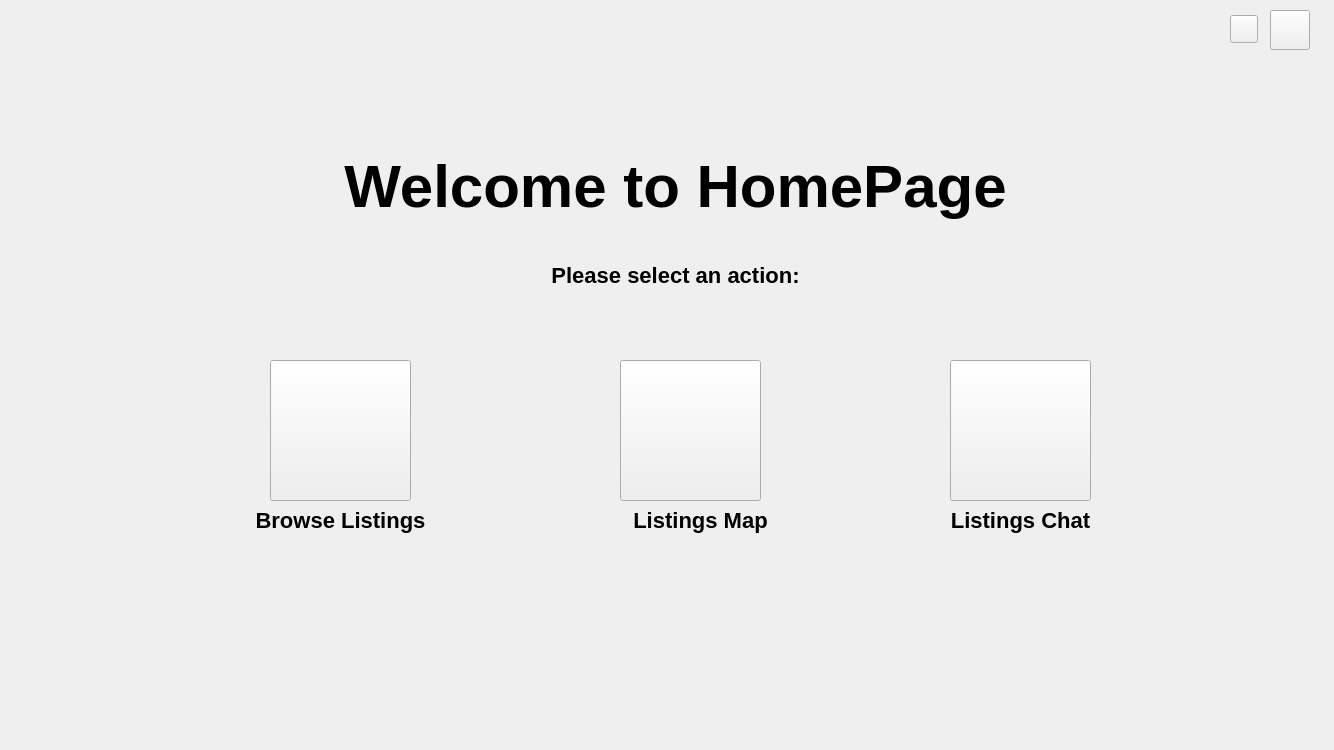
<?xml version="1.0" encoding="UTF-8"?>
<ui version="4.0">
 <class>MainSystem</class>
 <widget class="QWidget" name="MainSystem">
  <property name="geometry">
   <rect>
    <x>0</x>
    <y>0</y>
    <width>1334</width>
    <height>750</height>
   </rect>
  </property>
  <property name="windowTitle">
   <string>Form</string>
  </property>
  <widget class="QWidget" name="widget" native="true">
   <property name="geometry">
    <rect>
     <x>0</x>
     <y>0</y>
     <width>1334</width>
     <height>750</height>
    </rect>
   </property>
   <property name="styleSheet">
    <string notr="true"/>
   </property>
   <widget class="QPushButton" name="closedBtn">
    <property name="geometry">
     <rect>
      <x>1270</x>
      <y>10</y>
      <width>40</width>
      <height>40</height>
     </rect>
    </property>
    <property name="cursor">
     <cursorShape>PointingHandCursor</cursorShape>
    </property>
    <property name="styleSheet">
     <string notr="true">border-image: url(:/img/close.png);</string>
    </property>
    <property name="text">
     <string/>
    </property>
   </widget>
   <widget class="QPushButton" name="logoutBtn">
    <property name="geometry">
     <rect>
      <x>1230</x>
      <y>15</y>
      <width>28</width>
      <height>28</height>
     </rect>
    </property>
    <property name="cursor">
     <cursorShape>PointingHandCursor</cursorShape>
    </property>
    <property name="styleSheet">
     <string notr="true">border-image: url(:/img/logout.png);</string>
    </property>
    <property name="text">
     <string/>
    </property>
   </widget>
   <widget class="QPushButton" name="browseBtn">
    <property name="geometry">
     <rect>
      <x>270</x>
      <y>360</y>
      <width>141</width>
      <height>141</height>
     </rect>
    </property>
    <property name="cursor">
     <cursorShape>PointingHandCursor</cursorShape>
    </property>
    <property name="styleSheet">
     <string notr="true">border-image: url(:/img/house.png);</string>
    </property>
    <property name="text">
     <string/>
    </property>
   </widget>
   <widget class="QPushButton" name="mapBtn">
    <property name="geometry">
     <rect>
      <x>620</x>
      <y>360</y>
      <width>141</width>
      <height>141</height>
     </rect>
    </property>
    <property name="cursor">
     <cursorShape>PointingHandCursor</cursorShape>
    </property>
    <property name="styleSheet">
     <string notr="true">border-image: url(:/img/map.png);</string>
    </property>
    <property name="text">
     <string/>
    </property>
   </widget>
   <widget class="QPushButton" name="chatBtn">
    <property name="geometry">
     <rect>
      <x>950</x>
      <y>360</y>
      <width>141</width>
      <height>141</height>
     </rect>
    </property>
    <property name="cursor">
     <cursorShape>PointingHandCursor</cursorShape>
    </property>
    <property name="styleSheet">
     <string notr="true">border-image: url(:/img/chat.png);</string>
    </property>
    <property name="text">
     <string/>
    </property>
   </widget>
   <widget class="QLabel" name="title">
    <property name="geometry">
     <rect>
      <x>330</x>
      <y>140</y>
      <width>691</width>
      <height>91</height>
     </rect>
    </property>
    <property name="font">
     <font>
      <pointsize>-1</pointsize>
      <bold>true</bold>
     </font>
    </property>
    <property name="autoFillBackground">
     <bool>false</bool>
    </property>
    <property name="styleSheet">
     <string notr="true">color:black;
font-size: 60px;
</string>
    </property>
    <property name="text">
     <string>Welcome to HomePage</string>
    </property>
    <property name="alignment">
     <set>Qt::AlignCenter</set>
    </property>
    <property name="indent">
     <number>5</number>
    </property>
   </widget>
   <widget class="QLabel" name="sub_title">
    <property name="geometry">
     <rect>
      <x>330</x>
      <y>230</y>
      <width>691</width>
      <height>91</height>
     </rect>
    </property>
    <property name="font">
     <font>
      <pointsize>-1</pointsize>
      <bold>true</bold>
     </font>
    </property>
    <property name="autoFillBackground">
     <bool>false</bool>
    </property>
    <property name="styleSheet">
     <string notr="true">color:black;
font-size: 22px;
</string>
    </property>
    <property name="text">
     <string>Please select an action:</string>
    </property>
    <property name="alignment">
     <set>Qt::AlignCenter</set>
    </property>
    <property name="indent">
     <number>5</number>
    </property>
   </widget>
   <widget class="QLabel" name="sub_title_2">
    <property name="geometry">
     <rect>
      <x>250</x>
      <y>500</y>
      <width>181</width>
      <height>41</height>
     </rect>
    </property>
    <property name="font">
     <font>
      <pointsize>-1</pointsize>
      <bold>true</bold>
     </font>
    </property>
    <property name="autoFillBackground">
     <bool>false</bool>
    </property>
    <property name="styleSheet">
     <string notr="true">color:black;
font-size: 22px;
</string>
    </property>
    <property name="text">
     <string>Browse Listings</string>
    </property>
    <property name="alignment">
     <set>Qt::AlignCenter</set>
    </property>
    <property name="indent">
     <number>5</number>
    </property>
   </widget>
   <widget class="QLabel" name="sub_title_3">
    <property name="geometry">
     <rect>
      <x>610</x>
      <y>500</y>
      <width>181</width>
      <height>41</height>
     </rect>
    </property>
    <property name="font">
     <font>
      <pointsize>-1</pointsize>
      <bold>true</bold>
     </font>
    </property>
    <property name="autoFillBackground">
     <bool>false</bool>
    </property>
    <property name="styleSheet">
     <string notr="true">color:black;
font-size: 22px;
</string>
    </property>
    <property name="text">
     <string>Listings Map</string>
    </property>
    <property name="alignment">
     <set>Qt::AlignCenter</set>
    </property>
    <property name="indent">
     <number>5</number>
    </property>
   </widget>
   <widget class="QLabel" name="sub_title_4">
    <property name="geometry">
     <rect>
      <x>930</x>
      <y>500</y>
      <width>181</width>
      <height>41</height>
     </rect>
    </property>
    <property name="font">
     <font>
      <pointsize>-1</pointsize>
      <bold>true</bold>
     </font>
    </property>
    <property name="autoFillBackground">
     <bool>false</bool>
    </property>
    <property name="styleSheet">
     <string notr="true">color:black;
font-size: 22px;
</string>
    </property>
    <property name="text">
     <string>Listings Chat</string>
    </property>
    <property name="alignment">
     <set>Qt::AlignCenter</set>
    </property>
    <property name="indent">
     <number>5</number>
    </property>
   </widget>
  </widget>
 </widget>
 <resources/>
 <connections/>
</ui>
